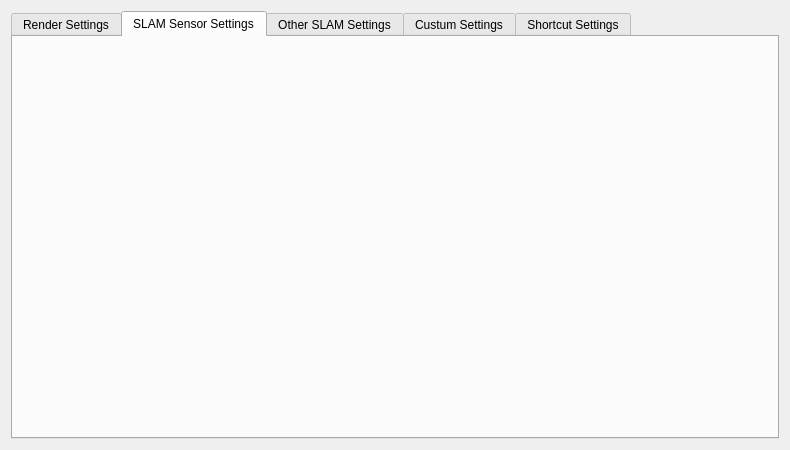
<?xml version="1.0" encoding="UTF-8"?>
<ui version="4.0">
 <class>SettingsPanel</class>
 <widget class="QWidget" name="SettingsPanel">
  <property name="windowModality">
   <enum>Qt::ApplicationModal</enum>
  </property>
  <property name="geometry">
   <rect>
    <x>0</x>
    <y>0</y>
    <width>790</width>
    <height>450</height>
   </rect>
  </property>
  <property name="minimumSize">
   <size>
    <width>790</width>
    <height>450</height>
   </size>
  </property>
  <property name="font">
   <font>
    <family>Arial</family>
   </font>
  </property>
  <property name="windowTitle">
   <string>Settings</string>
  </property>
  <property name="windowIcon">
   <iconset resource="../Icons/MainWindowIcon.qrc">
    <normaloff>:/Icons/Setting.svg</normaloff>:/Icons/Setting.svg</iconset>
  </property>
  <property name="toolTip">
   <string>Settings for this project</string>
  </property>
  <property name="toolTipDuration">
   <number>5</number>
  </property>
  <layout class="QHBoxLayout" name="horizontalLayout_2">
   <item>
    <widget class="QTabWidget" name="tabWidget">
     <property name="minimumSize">
      <size>
       <width>0</width>
       <height>0</height>
      </size>
     </property>
     <property name="autoFillBackground">
      <bool>false</bool>
     </property>
     <property name="currentIndex">
      <number>1</number>
     </property>
     <property name="usesScrollButtons">
      <bool>true</bool>
     </property>
     <property name="movable">
      <bool>true</bool>
     </property>
     <widget class="QWidget" name="tab">
      <property name="minimumSize">
       <size>
        <width>0</width>
        <height>0</height>
       </size>
      </property>
      <attribute name="icon">
       <iconset resource="../Icons/MainWindowIcon.qrc">
        <normaloff>:/Icons/3DMODEL.svg</normaloff>:/Icons/3DMODEL.svg</iconset>
      </attribute>
      <attribute name="title">
       <string>Render Settings</string>
      </attribute>
      <layout class="QVBoxLayout" name="verticalLayout_2">
       <item>
        <layout class="QGridLayout" name="gridLayout_2">
         <item row="1" column="0">
          <layout class="QHBoxLayout" name="horizontalLayout" stretch="9,1,1">
           <item>
            <spacer name="horizontalSpacer">
             <property name="orientation">
              <enum>Qt::Horizontal</enum>
             </property>
             <property name="sizeHint" stdset="0">
              <size>
               <width>468</width>
               <height>20</height>
              </size>
             </property>
            </spacer>
           </item>
           <item>
            <widget class="QPushButton" name="pushButton">
             <property name="text">
              <string>Confirm</string>
             </property>
             <property name="icon">
              <iconset resource="../Icons/MainWindowIcon.qrc">
               <normaloff>:/Icons/ok.svg</normaloff>:/Icons/ok.svg</iconset>
             </property>
             <property name="default">
              <bool>true</bool>
             </property>
            </widget>
           </item>
           <item>
            <widget class="QPushButton" name="pushButton_2">
             <property name="text">
              <string>Cancel</string>
             </property>
             <property name="icon">
              <iconset resource="../Icons/MainWindowIcon.qrc">
               <normaloff>:/Icons/cancel.svg</normaloff>:/Icons/cancel.svg</iconset>
             </property>
            </widget>
           </item>
          </layout>
         </item>
         <item row="0" column="0">
          <layout class="QVBoxLayout" name="verticalLayout" stretch="1,1,1,1">
           <item>
            <widget class="QGroupBox" name="groupBox">
             <property name="minimumSize">
              <size>
               <width>739</width>
               <height>70</height>
              </size>
             </property>
             <property name="title">
              <string>GroupBox</string>
             </property>
            </widget>
           </item>
           <item>
            <widget class="QGroupBox" name="groupBox_2">
             <property name="title">
              <string>GroupBox</string>
             </property>
            </widget>
           </item>
           <item>
            <widget class="QGroupBox" name="groupBox_3">
             <property name="title">
              <string>GroupBox</string>
             </property>
            </widget>
           </item>
           <item>
            <widget class="QGroupBox" name="groupBox_4">
             <property name="title">
              <string>GroupBox</string>
             </property>
            </widget>
           </item>
          </layout>
         </item>
        </layout>
       </item>
      </layout>
     </widget>
     <widget class="QWidget" name="tab_2">
      <attribute name="icon">
       <iconset resource="../Icons/MainWindowIcon.qrc">
        <normaloff>:/Icons/ROBOT_TXT.svg</normaloff>:/Icons/ROBOT_TXT.svg</iconset>
      </attribute>
      <attribute name="title">
       <string>SLAM Sensor Settings</string>
      </attribute>
     </widget>
     <widget class="QWidget" name="tab_5">
      <attribute name="icon">
       <iconset resource="../Icons/MainWindowIcon.qrc">
        <normaloff>:/Icons/ROBOT_TXT.svg</normaloff>:/Icons/ROBOT_TXT.svg</iconset>
      </attribute>
      <attribute name="title">
       <string>Other SLAM Settings</string>
      </attribute>
     </widget>
     <widget class="QWidget" name="tab_3">
      <attribute name="icon">
       <iconset resource="../Icons/MainWindowIcon.qrc">
        <normaloff>:/Icons/custum.svg</normaloff>:/Icons/custum.svg</iconset>
      </attribute>
      <attribute name="title">
       <string>Custum Settings</string>
      </attribute>
     </widget>
     <widget class="QWidget" name="tab_4">
      <attribute name="icon">
       <iconset resource="../Icons/MainWindowIcon.qrc">
        <normaloff>:/Icons/shortcuts.svg</normaloff>:/Icons/shortcuts.svg</iconset>
      </attribute>
      <attribute name="title">
       <string>Shortcut Settings</string>
      </attribute>
     </widget>
    </widget>
   </item>
  </layout>
 </widget>
 <resources>
  <include location="../Icons/MainWindowIcon.qrc"/>
 </resources>
 <connections/>
</ui>
